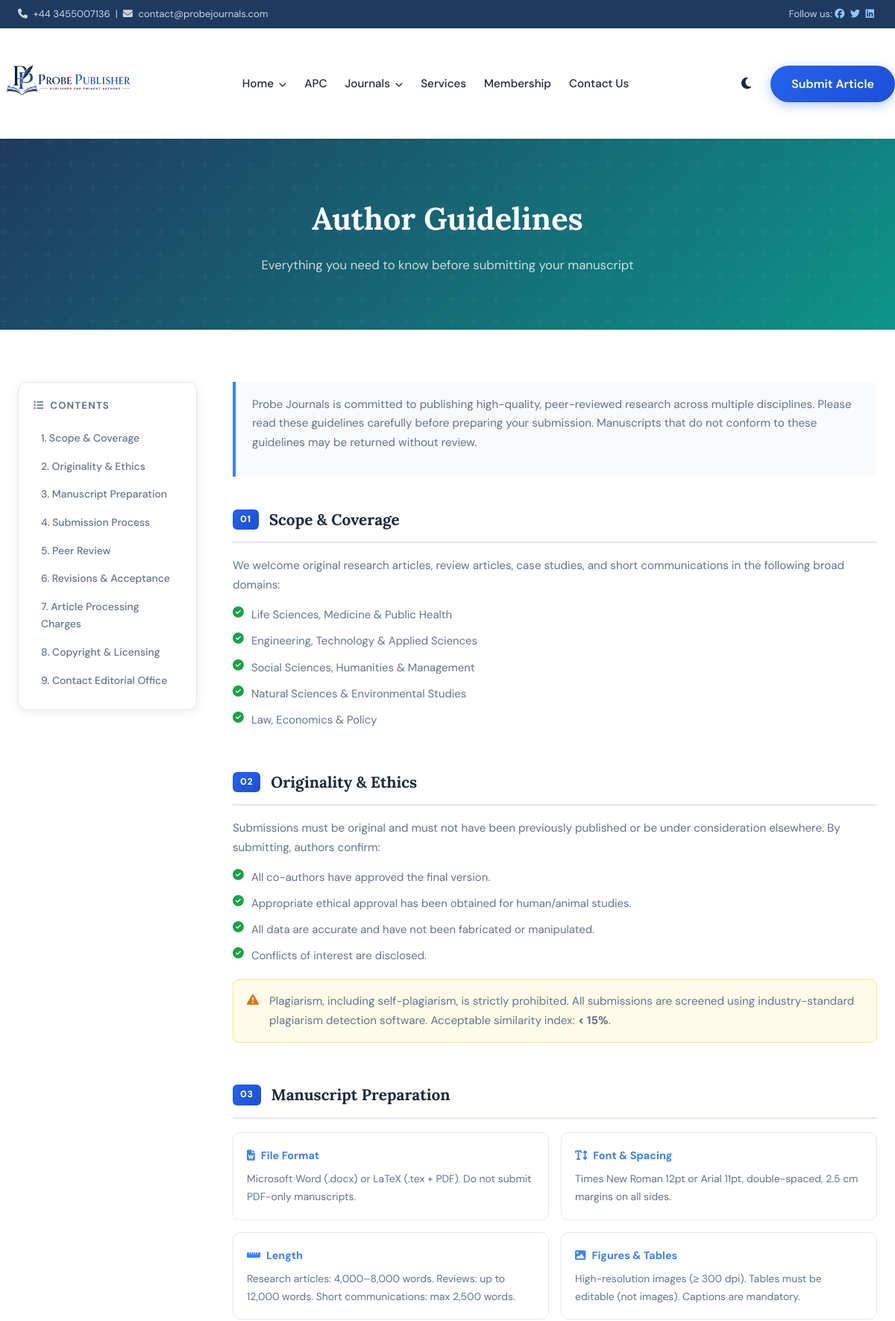
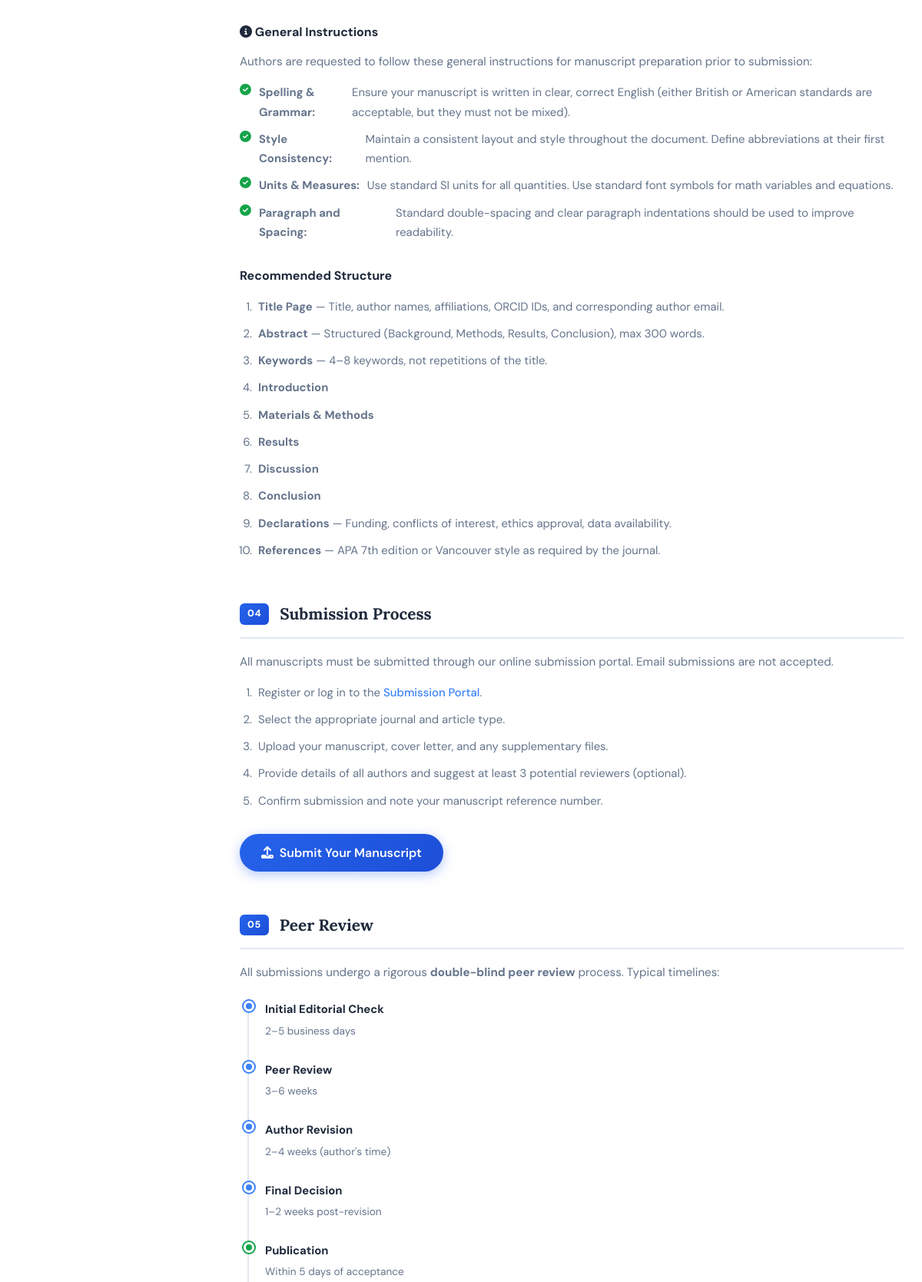
Page /author-guidelines.php (upper part) on the committed database (2 pictures, top to bottom).
### tables this page shows
CREATE TABLE IF NOT EXISTS site_settings (
  setting_key VARCHAR(100) PRIMARY KEY,
  setting_value TEXT,
  setting_label VARCHAR(255),
  setting_type ENUM('text','textarea','email','url','number','image') DEFAULT 'text'
);

### includes/functions.php (called while the page is built, shortened)
<?php
function getSiteSetting(string $key, string $default = ''): string {
    $db = getDB();
    $stmt = $db->prepare("SELECT setting_value FROM site_settings WHERE setting_key = ? LIMIT 1");
    $stmt->execute([$key]);
    $result = $stmt->fetch();
    return $result ? $result['setting_value'] : $default;
}

### public/author-guidelines.php (the view, shortened to what this page needs)
<?php
$body_class   = 'page-author-guidelines';
require_once __DIR__ . '/../includes/header.php';
?>
<section class="pg-hero">
    <div class="pg-hero__overlay"></div>
    <div class="container pg-hero__content">
        <h1 class="pg-hero__title">Author Guidelines</h1>
        <p class="pg-hero__sub">Everything you need to know before submitting your manuscript</p>
    </div>
</section>
<section class="hp-section">
    <div class="container">
        <div class="ag-layout">
            <aside class="ag-toc">
                <div class="ag-toc__inner">
                    <h3 class="ag-toc__heading"><i class="fas fa-list-ul"></i> Contents</h3>
                    <ul>
                        <li><a href="#scope">1. Scope &amp; Coverage</a></li>
                        <li><a href="#originality">2. Originality &amp; Ethics</a></li>
                        <li><a href="#manuscript">3. Manuscript Preparation</a></li>
                        <li><a href="#submission">4. Submission Process</a></li>
                        <li><a href="#review">5. Peer Review</a></li>
                        <li><a href="#revisions">6. Revisions &amp; Acceptance</a></li>
                        <li><a href="#apc">7. Article Processing Charges</a></li>
                        <li><a href="#copyright">8. Copyright &amp; Licensing</a></li>
                        <li><a href="#contact">9. Contact Editorial Office</a></li>
                    </ul>
                </div>
            </aside>
            <div class="ag-body">
                <div class="ag-intro">
                    <p>Probe Journals is committed to publishing high-quality, peer-reviewed research across multiple disciplines. Please read these guidelines carefully before preparing your submission. Manuscripts that do not conform to these guidelines may be returned without review.</p>
                </div>
                <div class="ag-section" id="scope">
                    <h2 class="ag-section__title"><span class="ag-section__num">01</span> Scope &amp; Coverage</h2>
                    <p>We welcome original research articles, review articles, case studies, and short communications in the following broad domains:</p>
                    <ul class="ag-checklist">
                        <li><i class="fas fa-circle-check"></i> Life Sciences, Medicine &amp; Public Health</li>
                        <li><i class="fas fa-circle-check"></i> Engineering, Technology &amp; Applied Sciences</li>
                        <li><i class="fas fa-circle-check"></i> Social Sciences, Humanities &amp; Management</li>
                        <li><i class="fas fa-circle-check"></i> Natural Sciences &amp; Environmental Studies</li>
                        <li><i class="fas fa-circle-check"></i> Law, Economics &amp; Policy</li>
                    </ul>
                </div>
                <div class="ag-section" id="originality">
                    <h2 class="ag-section__title"><span class="ag-section__num">02</span> Originality &amp; Ethics</h2>
                    <p>Submissions must be original and must not have been previously published or be under consideration elsewhere. By submitting, authors confirm:</p>
                    <ul class="ag-checklist">
                        <li><i class="fas fa-circle-check"></i> All co-authors have approved the final version.</li>
                        <li><i class="fas fa-circle-check"></i> Appropriate ethical approval has been obtained for human/animal studies.</li>
                        <li><i class="fas fa-circle-check"></i> All data are accurate and have not been fabricated or manipulated.</li>
                        <li><i class="fas fa-circle-check"></i> Conflicts of interest are disclosed.</li>
                    </ul>
                    <div class="ag-alert ag-alert--warning">
                        <i class="fas fa-triangle-exclamation"></i>
                        <p>Plagiarism, including self-plagiarism, is strictly prohibited. All submissions are screened using industry-standard plagiarism detection software. Acceptable similarity index: <strong>&lt; 15%</strong>.</p>
                    </div>
                </div>
                <div class="ag-section" id="manuscript">
                    <h2 class="ag-section__title"><span class="ag-section__num">03</span> Manuscript Preparation</h2>
                    <div class="ag-grid-2">
                        <div class="ag-spec-card">
                            <h4><i class="fas fa-file-word"></i> File Format</h4>
                            <p>Microsoft Word (.docx) or LaTeX (.tex + PDF). Do not submit PDF-only manuscripts.</p>
                        </div>
                        <div class="ag-spec-card">
                            <h4><i class="fas fa-text-height"></i> Font &amp; Spacing</h4>
                            <p>Times New Roman 12pt or Arial 11pt, double-spaced, 2.5 cm margins on all sides.</p>
                        </div>
                        <div class="ag-spec-card">
                            <h4><i class="fas fa-ruler-horizontal"></i> Length</h4>
                            <p>Research articles: 4,000–8,000 words. Reviews: up to 12,000 words. Short communications: max 2,500 words.</p>
                        </div>
                        <div class="ag-spec-card">
                            <h4><i class="fas fa-image"></i> Figures &amp; Tables</h4>
                            <p>High-resolution images (≥ 300 dpi). Tables must be editable (not images). Captions are mandatory.</p>
                        </div>
                    </div>
                    <h3 class="ag-sub-heading" style="margin-top: 30px;"><i class="fas fa-info-circle"></i> General Instructions</h3>
                    <p style="margin-bottom: 15px;">Authors are requested to follow these general instructions for manuscript preparation prior to submission:</p>
                    <ul class="ag-checklist" style="margin-bottom: 30px;">
                        <li><i class="fas fa-circle-check"></i> <strong>Spelling & Grammar:</strong> Ensure your manuscript is written in clear, correct English (either British or American standards are acceptable, but they must not be mixed).</li>
                        <li><i class="fas fa-circle-check"></i> <strong>Style Consistency:</strong> Maintain a consistent layout and style throughout the document. Define abbreviations at their first mention.</li>
                        <li><i class="fas fa-circle-check"></i> <strong>Units & Measures:</strong> Use standard SI units for all quantities. Use standard font symbols for math variables and equations.</li>
                        <li><i class="fas fa-circle-check"></i> <strong>Paragraph and Spacing:</strong> Standard double-spacing and clear paragraph indentations should be used to improve readability.</li>
                    </ul>
                    <h3 class="ag-sub-heading">Recommended Structure</h3>
                    <ol class="ag-ordered">
                        <li><strong>Title Page</strong> — Title, author names, affiliations, ORCID IDs, and corresponding author email.</li>
                        <li><strong>Abstract</strong> — Structured (Background, Methods, Results, Conclusion), max 300 words.</li>
                        <li><strong>Keywords</strong> — 4–8 keywords, not repetitions of the title.</li>
                        <li><strong>Introduction</strong></li>
                        <li><strong>Materials &amp; Methods</strong></li>
                        <li><strong>Results</strong></li>
                        <li><strong>Discussion</strong></li>
                        <li><strong>Conclusion</strong></li>
                        <li><strong>Declarations</strong> — Funding, conflicts of interest, ethics approval, data availability.</li>
                        <li><strong>References</strong> — APA 7th edition or Vancouver style as required by the journal.</li>
                    </ol>
                </div>
                <div class="ag-section" id="submission">
                    <h2 class="ag-section__title"><span class="ag-section__num">04</span> Submission Process</h2>
                    <p>All manuscripts must be submitted through our online submission portal. Email submissions are not accepted.</p>
                    <ol class="ag-ordered">
                        <li>Register or log in to the <a href="<?php echo SITE_URL; ?>/submissions.php" class="ag-link">Submission Portal</a>.</li>
                        <li>Select the appropriate journal and article type.</li>
                        <li>Upload your manuscript, cover letter, and any supplementary files.</li>
                        <li>Provide details of all authors and suggest at least 3 potential reviewers (optional).</li>
                        <li>Confirm submission and note your manuscript reference number.</li>
                    </ol>
                    <a href="<?php echo SITE_URL; ?>/submissions.php" class="btn btn-primary" style="margin-top:16px;">
                        <i class="fas fa-upload"></i>&nbsp; Submit Your Manuscript
                    </a>
                </div>
                <div class="ag-section" id="review">
                    <h2 class="ag-section__title"><span class="ag-section__num">05</span> Peer Review</h2>
                    <p>All submissions undergo a rigorous <strong>double-blind peer review</strong> process. Typical timelines:</p>
                    <div class="ag-timeline">
                        <div class="ag-timeline-item">
                            <div class="ag-timeline-dot"></div>
                            <div><strong>Initial Editorial Check</strong><br><span>2–5 business days</span></div>
                        </div>
                        <div class="ag-timeline-item">
                            <div class="ag-timeline-dot"></div>
                            <div><strong>Peer Review</strong><br><span>3–6 weeks</span></div>
                        </div>
                        <div class="ag-timeline-item">
                            <div class="ag-timeline-dot"></div>
                            <div><strong>Author Revision</strong><br><span>2–4 weeks (author's time)</span></div>
                        </div>
                        <div class="ag-timeline-item">
                            <div class="ag-timeline-dot"></div>
                            <div><strong>Final Decision</strong><br><span>1–2 weeks post-revision</span></div>
                        </div>
                        <div class="ag-timeline-item ag-timeline-item--last">
                            <div class="ag-timeline-dot ag-timeline-dot--green"></div>
                            <div><strong>Publication</strong><br><span>Within 5 days of acceptance</span></div>
                        </div>
                    </div>
                </div>
            </div>
        </div>
    </div>
</section>
<?php require_once __DIR__ . '/../includes/footer.php'; ?>

### includes/header.php (shortened to what this page needs)
<?php
require_once __DIR__ . '/functions.php';
?>
<!DOCTYPE html>
<html lang="en">
<head>
    <link rel="stylesheet" href="https://cdnjs.cloudflare.com/ajax/libs/font-awesome/6.5.1/css/all.min.css">
    <link rel="stylesheet" href="<?php echo SITE_URL; ?>/assets/css/main.css">
</head>
<body class="<?php echo isset($body_class) ? $body_class : ''; ?>">
<header>
    <div class="top-bar">
        <div class="container" style="display: flex; justify-content: space-between;">
            <div>
                <i class="fas fa-phone"></i> <?php echo getSiteSetting('phone'); ?> &nbsp;|&nbsp;
                <i class="fas fa-envelope"></i> <?php echo getSiteSetting('contact_email'); ?>
            </div>
            <div>
                Follow us:
                <a href="#"><i class="fab fa-facebook"></i></a>
                <a href="#"><i class="fab fa-twitter"></i></a>
                <a href="#"><i class="fab fa-linkedin"></i></a>
            </div>
        </div>
    </div>
    <div class="container nav-container">
        <a href="<?php echo SITE_URL; ?>" class="logo">
            <img src="<?php echo SITE_URL; ?>/assets/img/probe_publisher_header_v1-removebg-preview.png" alt="<?php echo SITE_NAME; ?>" style="height: 120px; width: auto;">
        </a>
        <nav id="main-nav">
            <ul>
                <li class="dropdown">
                    <a href="<?php echo SITE_URL; ?>">
                        Home <i class="fas fa-chevron-down dropdown-chevron"></i>
                    </a>
                </li>
                <li><a href="<?php echo SITE_URL; ?>/apc.php">APC</a></li>
                <li class="dropdown mega-dropdown">
                    <a href="<?php echo SITE_URL; ?>/list-of-journals.php">
                        Journals <i class="fas fa-chevron-down dropdown-chevron"></i>
                    </a>
                </li>
                <li><a href="<?php echo SITE_URL; ?>/services.php">Services</a></li>
                <li><a href="<?php echo SITE_URL; ?>/membership.php">Membership</a></li>
                <li><a href="<?php echo SITE_URL; ?>/contact.php">Contact Us</a></li>
            </ul>
        </nav>
        <div style="display: flex; align-items: center; gap: 20px;">
            <button class="theme-toggle" id="theme-toggle" title="Toggle Dark Mode">
                <i class="fas fa-moon"></i>
            </button>
            <a href="<?php echo SITE_URL; ?>/submissions.php" class="btn btn-primary">Submit Article</a>
        </div>
    </div>
</header>
<main>

### public/assets/css/main.css (style rules this page uses)
:root { --indigo: #3B82F6; --indigo-dark: #2563EB; --teal: #60A5FA; --teal-dark: #3B82F6; --purple: #1D4ED8; --bg: #ffffff; --bg-alt: #f8fafc; --card-bg: #ffffff; --text: #1e293b; --muted: #64748b; --border: #e2e8f0; --shadow: 0 2px 16px rgba(0,0,0,0.08); --primary-gradient: linear-gradient(135deg, #2563EB, #1D4ED8); --font-serif: 'Lora', serif; --font-sans: 'DM Sans', sans-serif; --transition: all 0.3s ease; }
* { box-sizing: border-box; margin: 0; padding: 0; }
body { font-family: var(--font-sans); background-color: var(--bg); color: var(--text); line-height: 1.7; transition: background-color 0.3s, color 0.3s; }
h1, h2, h3, h4, h5, h6 { font-family: var(--font-serif); font-weight: 700; }
a { text-decoration: none; color: inherit; transition: var(--transition); }
ul { list-style: none; }
img { max-width: 100%; height: auto; display: block; }
.container { max-width: 1200px; margin: 0 auto; padding: 0 24px; }
.btn { display: inline-block; padding: 11px 28px; border-radius: 50px; font-weight: 600; cursor: pointer; border: none; font-family: var(--font-sans); transition: var(--transition); }
.btn-primary { background: var(--primary-gradient); color: white; box-shadow: 0 4px 15px rgba(37,99,235,0.35); }
header { background: white; box-shadow: 0 2px 10px rgba(0,0,0,0.06); position: sticky; top: 0; z-index: 1000; }
.top-bar { background: #1e3a5f; padding: 8px 0; font-size: 0.82rem; color: #cbd5e1; }
.top-bar a { color: #93c5fd; }
.top-bar i { margin-right: 4px; }
.nav-container { display: flex; justify-content: space-between; align-items: center; padding: 14px 0; }
nav ul { display: flex; gap: 24px; }
nav a { font-weight: 500; font-size: 0.95rem; color: var(--text); }
nav > ul > li > a { padding: 35px 0; margin: -35px 0; display: inline-block; }
nav .dropdown { position: relative; padding-bottom: 30px; margin-bottom: -30px; }
nav .dropdown-chevron { font-size: 0.65rem; margin-left: 3px; transition: transform 0.25s ease; display: inline-block; }
nav .mega-dropdown { position: static; padding-bottom: 30px; margin-bottom: -30px; }
.theme-toggle { background: none; border: none; cursor: pointer; font-size: 1.1rem; color: var(--text); padding: 6px; }
.hp-section { padding: 70px 0; background: var(--bg); }

### rows in the picture
site_settings: setting_value "+44 3455007136"
site_settings: setting_value "contact@probejournals.com"
